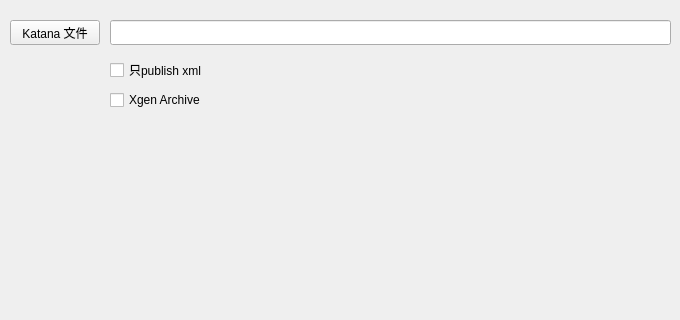
<?xml version="1.0" encoding="UTF-8"?>
<ui version="4.0">
 <class>Form</class>
 <widget class="QWidget" name="Form">
  <property name="geometry">
   <rect>
    <x>0</x>
    <y>0</y>
    <width>680</width>
    <height>320</height>
   </rect>
  </property>
  <property name="windowTitle">
   <string>Form</string>
  </property>
  <widget class="QPushButton" name="pushButton_pick_katana">
   <property name="geometry">
    <rect>
     <x>10</x>
     <y>20</y>
     <width>90</width>
     <height>25</height>
    </rect>
   </property>
   <property name="text">
    <string>Katana 文件</string>
   </property>
  </widget>
  <widget class="QLineEdit" name="lineEdit_katana">
   <property name="geometry">
    <rect>
     <x>110</x>
     <y>20</y>
     <width>561</width>
     <height>25</height>
    </rect>
   </property>
  </widget>
  <widget class="QCheckBox" name="checkBox">
   <property name="geometry">
    <rect>
     <x>110</x>
     <y>60</y>
     <width>121</width>
     <height>20</height>
    </rect>
   </property>
   <property name="text">
    <string>只publish xml</string>
   </property>
  </widget>
  <widget class="QCheckBox" name="checkBox_xgenarc">
   <property name="geometry">
    <rect>
     <x>110</x>
     <y>90</y>
     <width>111</width>
     <height>20</height>
    </rect>
   </property>
   <property name="text">
    <string>Xgen Archive</string>
   </property>
  </widget>
 </widget>
 <resources/>
 <connections/>
</ui>
